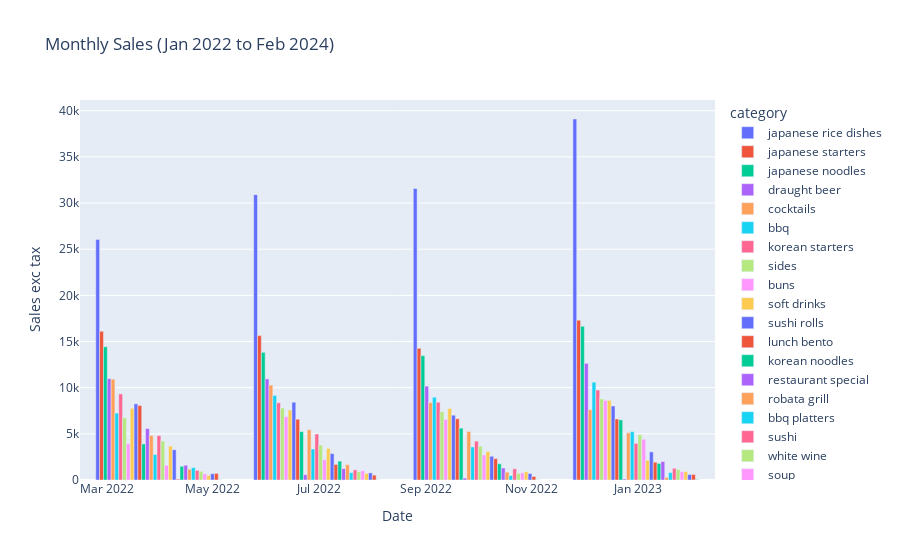

This figure's notebook cell:
### Code cell
px.bar(
    df[df["date"].dt.year == 2022]
    .set_index("date")
    .groupby([pd.Grouper(freq="Q"), "category"])
    .agg(
        sales_exc_tax=("sales_exc_tax", "sum"),
        sold=("sold", "sum"),
    )
    .sort_values("sales_exc_tax", ascending=False)
    .reset_index(),
    x="date",
    y="sales_exc_tax",
    labels={
        "date": "Date",
        "sales_exc_tax": "Sales exc tax",
    },
    title="Monthly Sales (Jan 2022 to Feb 2024)",
    color="category",
    barmode="group",
)

### Figure 1 — Plotly figure (JSON) as saved in the notebook; plotly's stock layout.template omitted (floating-point values rounded to 4 significant figures)
{"data": [{"alignmentgroup": "True", "hovertemplate": "category=japanese rice dishes<br>Date=%{x}<br>Sales exc tax=%{y}<extra></extra>", "legendgroup": "japanese rice dishes", "marker": {"color": "#636efa", "pattern": {"shape": ""}}, "name": "japanese rice dishes", "offsetgroup": "japanese rice dishes", "orientation": "v", "showlegend": true, "textposition": "auto", "type": "bar", "x": ["2022-12-31T00:00:00", "2022-09-30T00:00:00", "2022-06-30T00:00:00", "2022-03-31T00:00:00"], "xaxis": "x", "y": [39100.0, 31570.0, 30910.0, 26060.0], "yaxis": "y"}, {"alignmentgroup": "True", "hovertemplate": "category=japanese starters<br>Date=%{x}<br>Sales exc tax=%{y}<extra></extra>", "legendgroup": "japanese starters", "marker": {"color": "#EF553B", "pattern": {"shape": ""}}, "name": "japanese starters", "offsetgroup": "japanese starters", "orientation": "v", "showlegend": true, "textposition": "auto", "type": "bar", "x": ["2022-12-31T00:00:00", "2022-03-31T00:00:00", "2022-06-30T00:00:00", "2022-09-30T00:00:00"], "xaxis": "x", "y": [17310.0, 16110.0, 15640.0, 14260.0], "yaxis": "y"}, {"alignmentgroup": "True", "hovertemplate": "category=japanese noodles<br>Date=%{x}<br>Sales exc tax=%{y}<extra></extra>", "legendgroup": "japanese noodles", "marker": {"color": "#00cc96", "pattern": {"shape": ""}}, "name": "japanese noodles", "offsetgroup": "japanese noodles", "orientation": "v", "showlegend": true, "textposition": "auto", "type": "bar", "x": ["2022-12-31T00:00:00", "2022-03-31T00:00:00", "2022-06-30T00:00:00", "2022-09-30T00:00:00"], "xaxis": "x", "y": [16650.0, 14430.0, 13830.0, 13470.0], "yaxis": "y"}, {"alignmentgroup": "True", "hovertemplate": "category=draught beer<br>Date=%{x}<br>Sales exc tax=%{y}<extra></extra>", "legendgroup": "draught beer", "marker": {"color": "#ab63fa", "pattern": {"shape": ""}}, "name": "draught beer", "offsetgroup": "draught beer", "orientation": "v", "showlegend": true, "textposition": "auto", "type": "bar", "x": ["2022-12-31T00:00:00", "2022-03-31T00:00:00", "2022-06-30T00:00:00", "2022-09-30T00:00:00"], "xaxis": "x", "y": [12630.0, 10980.0, 10950.0, 10170.0], "yaxis": "y"}, {"alignmentgroup": "True", "hovertemplate": "category=cocktails<br>Date=%{x}<br>Sales exc tax=%{y}<extra></extra>", "legendgroup": "cocktails", "marker": {"color": "#FFA15A", "pattern": {"shape": ""}}, "name": "cocktails", "offsetgroup": "cocktails", "orientation": "v", "showlegend": true, "textposition": "auto", "type": "bar", "x": ["2022-03-31T00:00:00", "2022-06-30T00:00:00", "2022-09-30T00:00:00", "2022-12-31T00:00:00"], "xaxis": "x", "y": [10930.0, 10290.0, 8377.0, 7610.0], "yaxis": "y"}, {"alignmentgroup": "True", "hovertemplate": "category=bbq<br>Date=%{x}<br>Sales exc tax=%{y}<extra></extra>", "legendgroup": "bbq", "marker": {"color": "#19d3f3", "pattern": {"shape": ""}}, "name": "bbq", "offsetgroup": "bbq", "orientation": "v", "showlegend": true, "textposition": "auto", "type": "bar", "x": ["2022-12-31T00:00:00", "2022-06-30T00:00:00", "2022-09-30T00:00:00", "2022-03-31T00:00:00"], "xaxis": "x", "y": [10600.0, 9158.0, 8968.0, 7252.0], "yaxis": "y"}, {"alignmentgroup": "True", "hovertemplate": "category=korean starters<br>Date=%{x}<br>Sales exc tax=%{y}<extra></extra>", "legendgroup": "korean starters", "marker": {"color": "#FF6692", "pattern": {"shape": ""}}, "name": "korean starters", "offsetgroup": "korean starters", "orientation": "v", "showlegend": true, "textposition": "auto", "type": "bar", "x": ["2022-12-31T00:00:00", "2022-03-31T00:00:00", "2022-09-30T00:00:00", "2022-06-30T00:00:00"], "xaxis": "x", "y": [9742.0, 9323.0, 8428.0, 8365.0], "yaxis": "y"}, {"alignmentgroup": "True", "hovertemplate": "category=sides<br>Date=%{x}<br>Sales exc tax=%{y}<extra></extra>", "legendgroup": "sides", "marker": {"color": "#B6E880", "pattern": {"shape": ""}}, "name": "sides", "offsetgroup": "sides", "orientation": "v", "showlegend": true, "textposition": "auto", "type": "bar", "x": ["2022-12-31T00:00:00", "2022-06-30T00:00:00", "2022-09-30T00:00:00", "2022-03-31T00:00:00"], "xaxis": "x", "y": [8785.0, 7795.0, 7410.0, 6736.0], "yaxis": "y"}, {"alignmentgroup": "True", "hovertemplate": "category=buns<br>Date=%{x}<br>Sales exc tax=%{y}<extra></extra>", "legendgroup": "buns", "marker": {"color": "#FF97FF", "pattern": {"shape": ""}}, "name": "buns", "offsetgroup": "buns", "orientation": "v", "showlegend": true, "textposition": "auto", "type": "bar", "x": ["2022-12-31T00:00:00", "2022-06-30T00:00:00", "2022-09-30T00:00:00", "2022-03-31T00:00:00"], "xaxis": "x", "y": [8626.0, 6867.0, 6558.0, 3951.0], "yaxis": "y"}, {"alignmentgroup": "True", "hovertemplate": "category=soft drinks<br>Date=%{x}<br>Sales exc tax=%{y}<extra></extra>", "legendgroup": "soft drinks", "marker": {"color": "#FECB52", "pattern": {"shape": ""}}, "name": "soft drinks", "offsetgroup": "soft drinks", "orientation": "v", "showlegend": true, "textposition": "auto", "type": "bar", "x": ["2022-12-31T00:00:00", "2022-03-31T00:00:00", "2022-09-30T00:00:00", "2022-06-30T00:00:00"], "xaxis": "x", "y": [8620.0, 7761.0, 7747.0, 7577.0], "yaxis": "y"}, {"alignmentgroup": "True", "hovertemplate": "category=sushi rolls<br>Date=%{x}<br>Sales exc tax=%{y}<extra></extra>", "legendgroup": "sushi rolls", "marker": {"color": "#636efa", "pattern": {"shape": ""}}, "name": "sushi rolls", "offsetgroup": "sushi rolls", "orientation": "v", "showlegend": true, "textposition": "auto", "type": "bar", "x": ["2022-06-30T00:00:00", "2022-03-31T00:00:00", "2022-12-31T00:00:00", "2022-09-30T00:00:00"], "xaxis": "x", "y": [8425.0, 8251.0, 8016.0, 7016.0], "yaxis": "y"}, {"alignmentgroup": "True", "hovertemplate": "category=lunch bento<br>Date=%{x}<br>Sales exc tax=%{y}<extra></extra>", "legendgroup": "lunch bento", "marker": {"color": "#EF553B", "pattern": {"shape": ""}}, "name": "lunch bento", "offsetgroup": "lunch bento", "orientation": "v", "showlegend": true, "textposition": "auto", "type": "bar", "x": ["2022-03-31T00:00:00", "2022-09-30T00:00:00", "2022-12-31T00:00:00", "2022-06-30T00:00:00"], "xaxis": "x", "y": [8072.0, 6634, 6604.0, 6583.0], "yaxis": "y"}, {"alignmentgroup": "True", "hovertemplate": "category=korean noodles<br>Date=%{x}<br>Sales exc tax=%{y}<extra></extra>", "legendgroup": "korean noodles", "marker": {"color": "#00cc96", "pattern": {"shape": ""}}, "name": "korean noodles", "offsetgroup": "korean noodles", "orientation": "v", "showlegend": true, "textposition": "auto", "type": "bar", "x": ["2022-12-31T00:00:00", "2022-09-30T00:00:00", "2022-06-30T00:00:00", "2022-03-31T00:00:00"], "xaxis": "x", "y": [6513.0, 5613.0, 5238.0, 3904.0], "yaxis": "y"}, {"alignmentgroup": "True", "hovertemplate": "category=restaurant special<br>Date=%{x}<br>Sales exc tax=%{y}<extra></extra>", "legendgroup": "restaurant special", "marker": {"color": "#ab63fa", "pattern": {"shape": ""}}, "name": "restaurant special", "offsetgroup": "restaurant special", "orientation": "v", "showlegend": true, "textposition": "auto", "type": "bar", "x": ["2022-03-31T00:00:00", "2022-06-30T00:00:00", "2022-09-30T00:00:00", "2022-12-31T00:00:00"], "xaxis": "x", "y": [5571.0, 571.4, 205.5, 106.5], "yaxis": "y"}, {"alignmentgroup": "True", "hovertemplate": "category=robata grill<br>Date=%{x}<br>Sales exc tax=%{y}<extra></extra>", "legendgroup": "robata grill", "marker": {"color": "#FFA15A", "pattern": {"shape": ""}}, "name": "robata grill", "offsetgroup": "robata grill", "orientation": "v", "showlegend": true, "textposition": "auto", "type": "bar", "x": ["2022-06-30T00:00:00", "2022-09-30T00:00:00", "2022-12-31T00:00:00", "2022-03-31T00:00:00"], "xaxis": "x", "y": [5452.0, 5256.0, 5109.0, 4822.0], "yaxis": "y"}, {"alignmentgroup": "True", "hovertemplate": "category=bbq platters<br>Date=%{x}<br>Sales exc tax=%{y}<extra></extra>", "legendgroup": "bbq platters", "marker": {"color": "#19d3f3", "pattern": {"shape": ""}}, "name": "bbq platters", "offsetgroup": "bbq platters", "orientation": "v", "showlegend": true, "textposition": "auto", "type": "bar", "x": ["2022-12-31T00:00:00", "2022-09-30T00:00:00", "2022-06-30T00:00:00", "2022-03-31T00:00:00"], "xaxis": "x", "y": [5235.0, 3580.0, 3356.0, 2759.0], "yaxis": "y"}, {"alignmentgroup": "True", "hovertemplate": "category=sushi<br>Date=%{x}<br>Sales exc tax=%{y}<extra></extra>", "legendgroup": "sushi", "marker": {"color": "#FF6692", "pattern": {"shape": ""}}, "name": "sushi", "offsetgroup": "sushi", "orientation": "v", "showlegend": true, "textposition": "auto", "type": "bar", "x": ["2022-06-30T00:00:00", "2022-03-31T00:00:00", "2022-09-30T00:00:00", "2022-12-31T00:00:00"], "xaxis": "x", "y": [4982.0, 4809.0, 4205.0, 3968.0], "yaxis": "y"}, {"alignmentgroup": "True", "hovertemplate": "category=white wine<br>Date=%{x}<br>Sales exc tax=%{y}<extra></extra>", "legendgroup": "white wine", "marker": {"color": "#B6E880", "pattern": {"shape": ""}}, "name": "white wine", "offsetgroup": "white wine", "orientation": "v", "showlegend": true, "textposition": "auto", "type": "bar", "x": ["2022-12-31T00:00:00", "2022-03-31T00:00:00", "2022-06-30T00:00:00", "2022-09-30T00:00:00"], "xaxis": "x", "y": [4903.0, 4222.0, 3787.0, 3662.0], "yaxis": "y"}, {"alignmentgroup": "True", "hovertemplate": "category=soup<br>Date=%{x}<br>Sales exc tax=%{y}<extra></extra>", "legendgroup": "soup", "marker": {"color": "#FF97FF", "pattern": {"shape": ""}}, "name": "soup", "offsetgroup": "soup", "orientation": "v", "showlegend": true, "textposition": "auto", "type": "bar", "x": ["2022-12-31T00:00:00", "2022-09-30T00:00:00", "2022-06-30T00:00:00", "2022-03-31T00:00:00"], "xaxis": "x", "y": [4412.0, 2713.0, 2190.0, 1599.0], "yaxis": "y"}, {"alignmentgroup": "True", "hovertemplate": "category=sushi platter<br>Date=%{x}<br>Sales exc tax=%{y}<extra></extra>", "legendgroup": "sushi platter", "marker": {"color": "#FECB52", "pattern": {"shape": ""}}, "name": "sushi platter", "offsetgroup": "sushi platter", "orientation": "v", "showlegend": true, "textposition": "auto", "type": "bar", "x": ["2022-03-31T00:00:00", "2022-06-30T00:00:00", "2022-09-30T00:00:00", "2022-12-31T00:00:00"], "xaxis": "x", "y": [3671.0, 3430.0, 3086.0, 2135.0], "yaxis": "y"}, {"alignmentgroup": "True", "hovertemplate": "category=vegan<br>Date=%{x}<br>Sales exc tax=%{y}<extra></extra>", "legendgroup": "vegan", "marker": {"color": "#636efa", "pattern": {"shape": ""}}, "name": "vegan", "offsetgroup": "vegan", "orientation": "v", "showlegend": true, "textposition": "auto", "type": "bar", "x": ["2022-03-31T00:00:00", "2022-12-31T00:00:00", "2022-06-30T00:00:00", "2022-09-30T00:00:00"], "xaxis": "x", "y": [3279.0, 3045.0, 2860.0, 2566.0], "yaxis": "y"}, {"alignmentgroup": "True", "hovertemplate": "category=other<br>Date=%{x}<br>Sales exc tax=%{y}<extra></extra>", "legendgroup": "other", "marker": {"color": "#EF553B", "pattern": {"shape": ""}}, "name": "other", "offsetgroup": "other", "orientation": "v", "showlegend": true, "textposition": "auto", "type": "bar", "x": ["2022-09-30T00:00:00", "2022-12-31T00:00:00", "2022-06-30T00:00:00", "2022-03-31T00:00:00"], "xaxis": "x", "y": [2316.0, 1928.0, 1687.0, 95.58], "yaxis": "y"}, {"alignmentgroup": "True", "hovertemplate": "category=bottled beer & cider<br>Date=%{x}<br>Sales exc tax=%{y}<extra></extra>", "legendgroup": "bottled beer & cider", "marker": {"color": "#00cc96", "pattern": {"shape": ""}}, "name": "bottled beer & cider", "offsetgroup": "bottled beer & cider", "orientation": "v", "showlegend": true, "textposition": "auto", "type": "bar", "x": ["2022-06-30T00:00:00", "2022-12-31T00:00:00", "2022-09-30T00:00:00", "2022-03-31T00:00:00"], "xaxis": "x", "y": [2044.0, 1800.0, 1761.0, 1493.0], "yaxis": "y"}, {"alignmentgroup": "True", "hovertemplate": "category=red wine<br>Date=%{x}<br>Sales exc tax=%{y}<extra></extra>", "legendgroup": "red wine", "marker": {"color": "#ab63fa", "pattern": {"shape": ""}}, "name": "red wine", "offsetgroup": "red wine", "orientation": "v", "showlegend": true, "textposition": "auto", "type": "bar", "x": ["2022-12-31T00:00:00", "2022-03-31T00:00:00", "2022-09-30T00:00:00", "2022-06-30T00:00:00"], "xaxis": "x", "y": [1998.0, 1597.0, 1298.0, 1228.0], "yaxis": "y"}, {"alignmentgroup": "True", "hovertemplate": "category=set menu<br>Date=%{x}<br>Sales exc tax=%{y}<extra></extra>", "legendgroup": "set menu", "marker": {"color": "#FFA15A", "pattern": {"shape": ""}}, "name": "set menu", "offsetgroup": "set menu", "orientation": "v", "showlegend": true, "textposition": "auto", "type": "bar", "x": ["2022-06-30T00:00:00", "2022-03-31T00:00:00", "2022-09-30T00:00:00", "2022-12-31T00:00:00"], "xaxis": "x", "y": [1659.0, 1167.0, 847.1, 274.2], "yaxis": "y"}, {"alignmentgroup": "True", "hovertemplate": "category=dessert<br>Date=%{x}<br>Sales exc tax=%{y}<extra></extra>", "legendgroup": "dessert", "marker": {"color": "#19d3f3", "pattern": {"shape": ""}}, "name": "dessert", "offsetgroup": "dessert", "orientation": "v", "showlegend": true, "textposition": "auto", "type": "bar", "x": ["2022-03-31T00:00:00", "2022-12-31T00:00:00", "2022-06-30T00:00:00", "2022-09-30T00:00:00"], "xaxis": "x", "y": [1339.0, 801.3, 795.4, 478.7], "yaxis": "y"}, {"alignmentgroup": "True", "hovertemplate": "category=rose wine<br>Date=%{x}<br>Sales exc tax=%{y}<extra></extra>", "legendgroup": "rose wine", "marker": {"color": "#FF6692", "pattern": {"shape": ""}}, "name": "rose wine", "offsetgroup": "rose wine", "orientation": "v", "showlegend": true, "textposition": "auto", "type": "bar", "x": ["2022-12-31T00:00:00", "2022-09-30T00:00:00", "2022-06-30T00:00:00", "2022-03-31T00:00:00"], "xaxis": "x", "y": [1260, 1214.0, 1099.0, 1048.0], "yaxis": "y"}, {"alignmentgroup": "True", "hovertemplate": "category=champagne<br>Date=%{x}<br>Sales exc tax=%{y}<extra></extra>", "legendgroup": "champagne", "marker": {"color": "#B6E880", "pattern": {"shape": ""}}, "name": "champagne", "offsetgroup": "champagne", "orientation": "v", "showlegend": true, "textposition": "auto", "type": "bar", "x": ["2022-12-31T00:00:00", "2022-03-31T00:00:00", "2022-06-30T00:00:00", "2022-09-30T00:00:00"], "xaxis": "x", "y": [1132.0, 943.1, 907.8, 708], "yaxis": "y"}, {"alignmentgroup": "True", "hovertemplate": "category=spirits<br>Date=%{x}<br>Sales exc tax=%{y}<extra></extra>", "legendgroup": "spirits", "marker": {"color": "#FF97FF", "pattern": {"shape": ""}}, "name": "spirits", "offsetgroup": "spirits", "orientation": "v", "showlegend": true, "textposition": "auto", "type": "bar", "x": ["2022-06-30T00:00:00", "2022-12-31T00:00:00", "2022-09-30T00:00:00", "2022-03-31T00:00:00"], "xaxis": "x", "y": [1005.0, 908.8, 772.7, 676.9], "yaxis": "y"}, {"alignmentgroup": "True", "hovertemplate": "category=korean soft drinks<br>Date=%{x}<br>Sales exc tax=%{y}<extra></extra>", "legendgroup": "korean soft drinks", "marker": {"color": "#FECB52", "pattern": {"shape": ""}}, "name": "korean soft drinks", "offsetgroup": "korean soft drinks", "orientation": "v", "showlegend": true, "textposition": "auto", "type": "bar", "x": ["2022-12-31T00:00:00", "2022-09-30T00:00:00", "2022-06-30T00:00:00", "2022-03-31T00:00:00"], "xaxis": "x", "y": [905.5, 891.9, 716.2, 501.2], "yaxis": "y"}, {"alignmentgroup": "True", "hovertemplate": "category=korean soju<br>Date=%{x}<br>Sales exc tax=%{y}<extra></extra>", "legendgroup": "korean soju", "marker": {"color": "#636efa", "pattern": {"shape": ""}}, "name": "korean soju", "offsetgroup": "korean soju", "orientation": "v", "showlegend": true, "textposition": "auto", "type": "bar", "x": ["2022-06-30T00:00:00", "2022-09-30T00:00:00", "2022-03-31T00:00:00", "2022-12-31T00:00:00"], "xaxis": "x", "y": [769.7, 696.5, 676.4, 595.0], "yaxis": "y"}, {"alignmentgroup": "True", "hovertemplate": "category=tea / coffee<br>Date=%{x}<br>Sales exc tax=%{y}<extra></extra>", "legendgroup": "tea / coffee", "marker": {"color": "#EF553B", "pattern": {"shape": ""}}, "name": "tea / coffee", "offsetgroup": "tea / coffee", "orientation": "v", "showlegend": true, "textposition": "auto", "type": "bar", "x": ["2022-03-31T00:00:00", "2022-12-31T00:00:00", "2022-06-30T00:00:00", "2022-09-30T00:00:00"], "xaxis": "x", "y": [711.4, 601.2, 523.8, 384.6], "yaxis": "y"}, {"alignmentgroup": "True", "hovertemplate": "category=new items<br>Date=%{x}<br>Sales exc tax=%{y}<extra></extra>", "legendgroup": "new items", "marker": {"color": "#00cc96", "pattern": {"shape": ""}}, "name": "new items", "offsetgroup": "new items", "orientation": "v", "showlegend": true, "textposition": "auto", "type": "bar", "x": ["2022-12-31T00:00:00", "2022-03-31T00:00:00", "2022-06-30T00:00:00", "2022-09-30T00:00:00"], "xaxis": "x", "y": [39.95, 15.92, 15, 15], "yaxis": "y"}], "layout": {"barmode": "group", "legend": {"title": {"text": "category"}, "tracegroupgap": 0}, "title": {"text": "Monthly Sales (Jan 2022 to Feb 2024)"}, "xaxis": {"anchor": "y", "domain": [0, 1], "title": {"text": "Date"}}, "yaxis": {"anchor": "x", "domain": [0, 1], "title": {"text": "Sales exc tax"}}}}
